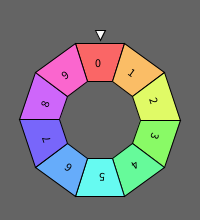
Frame 1 (no input)
Frame 60 (the mouse pressed at the canvas centre just before this capture): identical to frame 1, image omitted
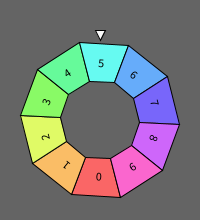
Frame 120 (the mouse held since frame 60 and released just before this capture)

The Processing sketch that drew these frames (run headless with seeded random() and noise(); from frame 60 on, the mouse is pressed at the canvas centre):

// Processing sketch: sketch_170601_rouletteBase
// ── sketch_170601_rouletteBase.pde
ArrayList <rouletteParts> rp;
SecondApplet second;

final int rouletteNum=10;
final int cnt_X=100, cnt_Y=120;
boolean flag=false;
int tempTime=0;
float cosA, sinA;

void setup() {
  frameRate(180);
  size(200, 220);
  colorMode(HSB);

  rp=new ArrayList<rouletteParts> ();
  for ( int i =0; i<rouletteNum; i++) {
    rp.add(new rouletteParts(i));
  }
  cosA=cos(PI/rouletteNum);
  sinA=sin(PI/rouletteNum);
  
  second = new SecondApplet(this, 100, 100, "second");
}

void draw() {
  background(100);
  textSize(12);
  fill(250);
  triangle(95, 30, 105, 30, 100, 40);

  translate(cnt_X, cnt_Y);
  for ( int i =0; i<rouletteNum; i++) {
    rouletteParts p = rp.get( i );
    p.Update();
  }
  if (mousePressed) {
    flag=false;
    tempTime++;
    if (tempTime>120) {
      tempTime=0;
    }
  }
}

void mousePressed() {
}

void mouseReleased() {
  println(tempTime);
  if (tempTime>102&&tempTime<114) {
    flag=true;
    println(flag);
  }
}

class rouletteParts {
  int tempNum;

  rouletteParts(int num) {
    //初期値の入力
    tempNum=num;
  }

  void Update() {
    //ボタンに対応した変数の変化
    //画像の描写
    pushMatrix();
    fill(250*tempNum/rouletteNum, 150, 250);
    rotate(-tempTime*PI/60+2*tempNum*PI/rouletteNum);
    quad(80*sinA, -80*cosA, 40*sinA, -40*cosA, -40*sinA, -40*cosA, -80*sinA, -80*cosA);
    fill(0);
    text(tempNum, -6, -54);
    popMatrix();
  }
}


class SecondApplet extends PApplet {
  PApplet parent; 
  int w, h;

  public SecondApplet(PApplet _parent, int _w, int _h, String _name) {
    super();   
    parent = _parent;
    w=_w;
    h=_h;
    PApplet.runSketch(new String[]{this.getClass().getName()}, this);
  }

  public void setup() {
    size(w, h);
    surface.setLocation(-w,-h);
  }

  void draw() {
    surface.setVisible(flag);
    if(!flag){
      surface.setLocation(0,0);
      } 
    background(100);
  }
}
